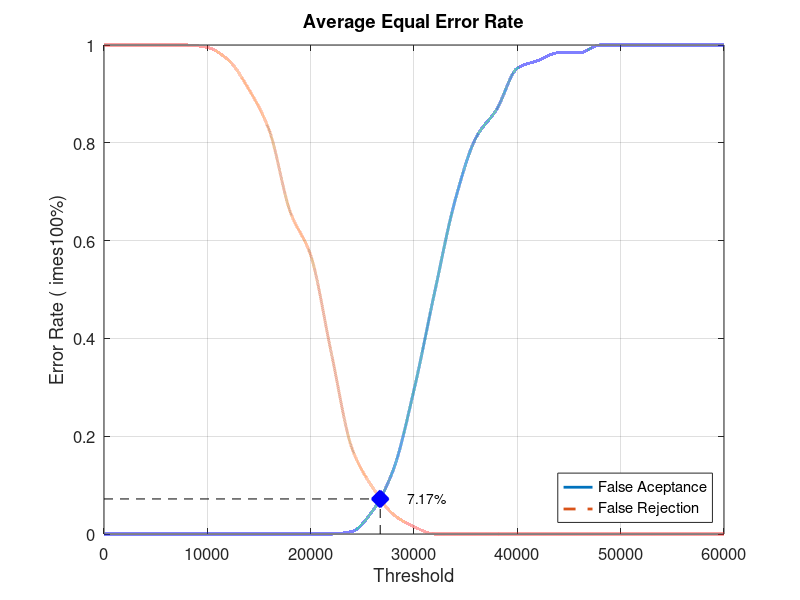
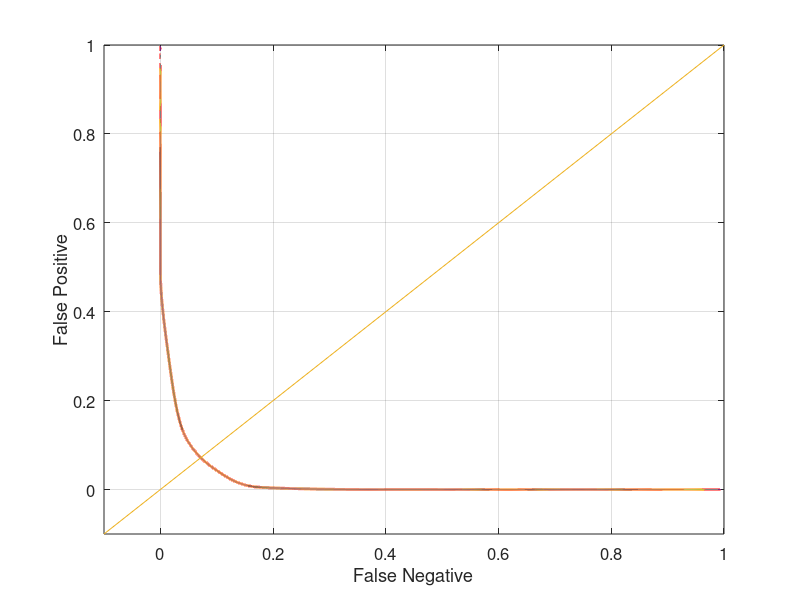

These figures' MATLAB source, in order:
close all;
clear;
clc;
x = 0:2000:60000;
xq = 0:0.5:60000;

y0 = [0 0 0 0 0 0 0 0 0 0 0 0 0.00526316 0.0473684 0.131579 0.294737 0.494737 0.684211 0.810526 0.868421 0.952632 0.968421 0.984211 0.984211 1 1 1 1 1 1 1]
yy0 = interp1(x, y0, xq, 'pchip');
y1 = [1 1 1 1 1 0.995 0.97 0.91 0.825 0.66 0.57 0.37 0.175 0.095 0.04 0.015 0 0 0 0 0 0 0 0 0 0 0 0 0 0 0]
yy1 = interp1(x, y1, xq, 'pchip');

% Calculating EER: 
y2 = abs(y0 - y1);
find(y2 == min(y2))
yy2 = abs(yy0 - yy1);
xEER = find(yy2 == min(yy2));
xEERIndex = xq(xEER) % X-axis EER
yEER = yy0(xEER) % Y-axis EER

main = figure
plot(xq, yy0,'-','LineWidth', 2);	hold on
plot(xq, yy1,'--','LineWidth', 2);	hold on
plot([xEERIndex xEERIndex], [0 yEER], 'k--');	hold on
plot([0 xEERIndex], [yEER yEER], 'k--');	hold on
plot(xEERIndex, yEER, 'bx', 'LineWidth', 10);	hold on
text(xEERIndex + 10 * xEERIndex / 100, yEER, [num2str(round((10000 * yEER)) / 100) '%'])
legend('False Aceptance', 'False Rejection', 'Location', 'SouthEast')
xlabel('Threshold')
ylabel('Error Rate (	imes100%)')
title('Average Equal Error Rate')
set(gca, 'FontSize', 12)
axis([0 60000 0 1])
grid on

print(main, 'Database3_2Main', '-dpng');
FNRxFPR = figure('Color', [1 1 1]);
plot(yy1, yy0, '-', yy1, yy0, 'LineWidth', 2);
hold on
y = -0.1:0.1:1
plot(y, y); 
set(gca, 'FontSize', 12)
xlabel('False Negative')
ylabel('False Positive')
axis([-0.1 1 -0.1 1])
set(gca, 'FontSize', 12)
grid on

print(FNRxFPR, 'Database3_2FNRxFPR','-dpng');
